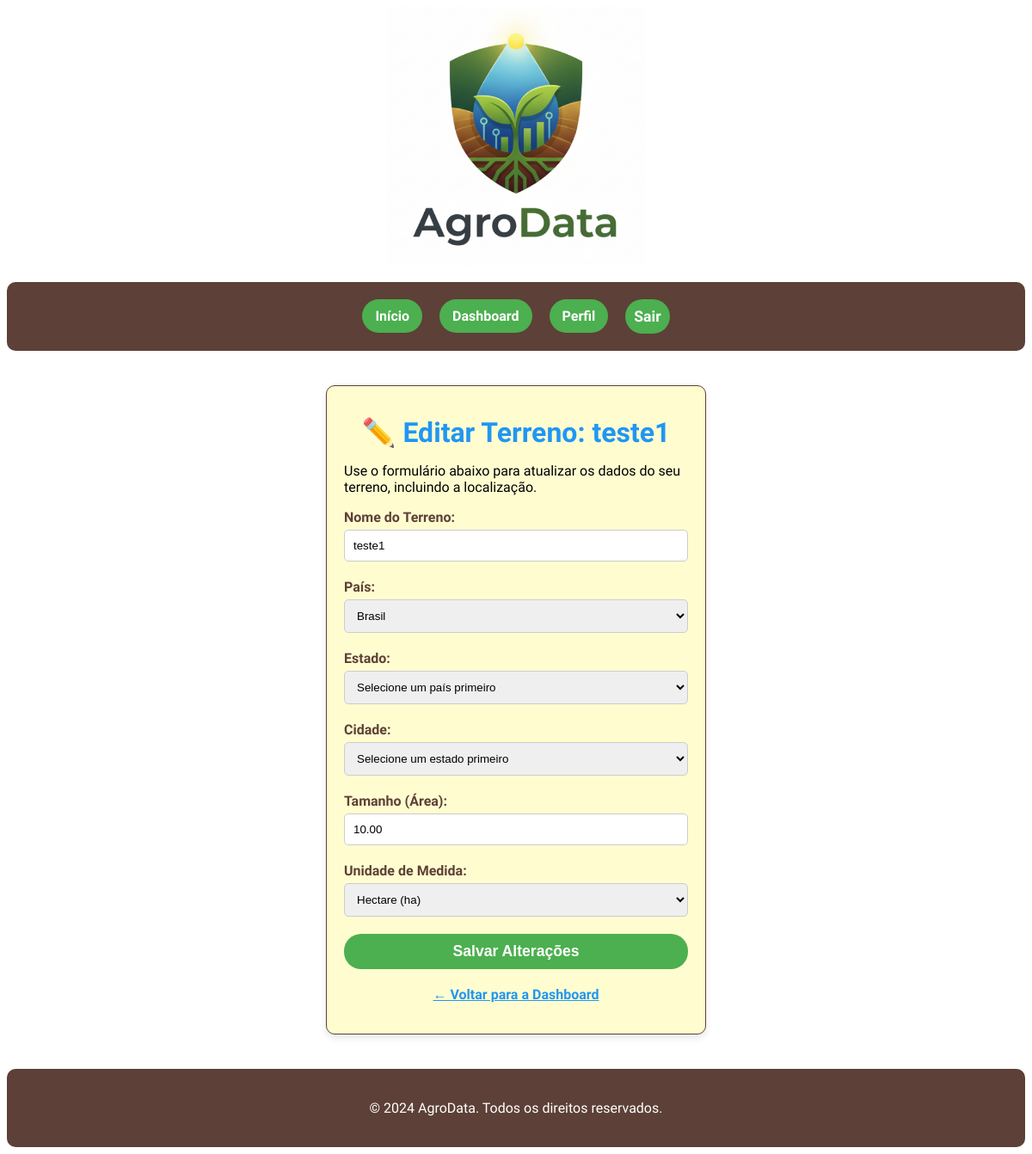
/api/terrenos/editar/1/ (signed in), run on the app's committed database.
### agro_app/models.py (models this page shows, shortened)
class Terreno(models.Model):
    proprietario = models.ForeignKey(
        User,
        on_delete=models.CASCADE,
        related_name='terrenos',
        verbose_name="Proprietário"
    )
    nome = models.CharField(max_length=100, verbose_name="Nome do Terreno")
    area_total = models.DecimalField(
        max_digits=10,
        decimal_places=2,
        verbose_name="Valor da Área"
    )
    unidade_area = models.CharField(
        max_length=20,
        verbose_name="Unidade de Medida"
    )
    estado = models.CharField(
        max_length=2,
        null=True,
        blank=True,
        verbose_name="Estado (ID IBGE)"
    )
    cidade = models.CharField(
        max_length=7,
        null=True,
        blank=True,
        verbose_name="Município (ID IBGE)"
    )
    data_registro = models.DateTimeField(auto_now_add=True)
    class Meta:
        verbose_name = "Terreno"
        verbose_name_plural = "Terrenos"

### terreno_app/views.py (the view)
# urls.py: path('editar/<int:pk>/', views.edit_terreno, name='edit_terreno'),
@login_required
def edit_terreno(request, pk):
    terreno = get_object_or_404(Terreno, pk=pk, proprietario=request.user)
    if request.method == 'POST':
        form = TerrenoForm(request.POST, instance=terreno)
        if form.is_valid():
            form.instance.pais = request.POST.get('pais', None)
            form.instance.estado = request.POST.get('estado', None)
            form.instance.cidade = request.POST.get('cidade', None)
            form.save()
            messages.success(request, f"Terreno '{terreno.nome}' atualizado com sucesso!") # Usa 'nome', não 'name'
            return redirect('agro_app:dashboard')
        else:
            messages.error(request, f"Erro ao editar terreno '{terreno.nome}'. Verifique os campos.") # Usa 'nome', não 'name'
    else:
        form = TerrenoForm(instance=terreno)
    context = {
        'form': form,
        'terreno': terreno,
    }
    return render(request, 'edit_terreno.html', context)

### terreno_app/templates/edit_terreno.html (shortened to what this page needs)
{% extends 'base.html' %}
{% load static %}
{% block content %}
<main>
    <div class="auth-card">
        <h2 class="sub-title">✏️ Editar Terreno: {{ terreno.nome }}</h2>
        <p>Use o formulário abaixo para atualizar os dados do seu terreno, incluindo a localização.</p>
        <form method="post">
            {% for field in form %}
                {% if field.name == 'pais' %}
                    <div class="form-field">
                        <label for="{{ field.id_for_label }}">País:</label>
                        {{ field }}
                    </div>
                {% elif field.name == 'estado' %}
                    <div class="form-field">
                        <label for="id_edit_estado">Estado:</label>
                        <select id="id_edit_estado" name="estado" class="form-control">
                            <option value="">Carregando estados...</option>
                        </select>
                    </div>
                {% elif field.name == 'cidade' %}
                    <div class="form-field">
                        <label for="id_edit_cidade">Cidade:</label>
                        <select id="id_edit_cidade" name="cidade" class="form-control">
                            <option value="">Selecione um estado primeiro</option>
                        </select>
                    </div>
                {% else %}
                    <div class="form-field">
                        <label for="{{ field.id_for_label }}">{{ field.label }}:</label>
                        {{ field }}
                    </div>
                {% endif %}
            {% endfor %}
            <button type="submit">Salvar Alterações</button>
        </form>
        <p style="margin-top: 20px; text-align: center;">
            <a href="{% url 'agro_app:dashboard' %}" class="back-link" style="color: #2196F3; font-weight: bold;">← Voltar para a Dashboard</a>
        </p>
    </div>
</main>
{% endblock %}

### static/assets/css/main.css (style rules this page uses)
body { font-family: "Ubuntu", sans-serif; }
main { margin: 0px 0; padding: 10px; }
.sub-title { font-family: "Story Script", sans-serif; color: #2196F3; text-align: center; font-size: 2em; font-weight: bold; margin: 15px 0; }
.auth-card { background-color: #FFFDD0; border: 1px solid #5D4037; border-radius: 10px; box-shadow: 0 4px 8px rgba(0, 0, 0, 0.1); padding: 20px; margin: 20px auto; max-width: 400px; }
.form-field { margin-bottom: 20px; }
.form-field label { display: block; font-weight: bold; margin-bottom: 5px; color: #5D4037; }
.form-field input[type="text"], .form-field input[type="password"] { width: 100%; padding: 10px; border: 1px solid #ccc; border-radius: 5px; box-sizing: border-box; }
.form-field input[type="number"], .form-field select, .form-field-input { width: 100%; padding: 10px; border: 1px solid #ccc; border-radius: 5px; box-sizing: border-box; }
button[type="submit"] { display: block; width: 100%; padding: 10px; background-color: #4CAF50; color: #fff; border: none; border-radius: 20px; font-size: 1.1em; font-weight: bold; cursor: pointer; transition: background-color 0.3s ease; }

### data on the page
Terreno: nome "teste1", form "teste1" "10.00" "Hectare (ha)"

### other printed values
{{ field.label }} "Nome do Terreno" "Tamanho (Área)" "Unidade de Medida"
